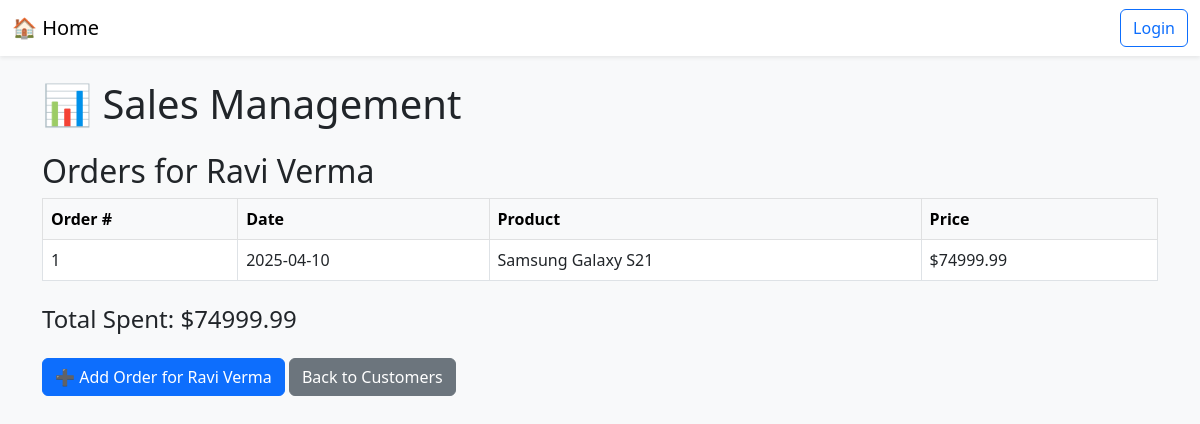
Page /customers/1/orders on the committed database.
### app.py (models this page shows)
class Customer(db.Model):
    CustomerID = db.Column(db.Integer, primary_key=True,autoincrement=True)
    Name = db.Column(db.String(100))
    Address = db.Column(db.String(255))
    Email = db.Column(db.String(100))

class Orders(db.Model):
    OrderNumber = db.Column(db.Integer, primary_key=True,autoincrement=True)
    OrderDate = db.Column(db.String(20))
    CustomerID = db.Column(db.Integer)
    ProductID = db.Column(db.Integer)

class Product(db.Model):
    ProductID = db.Column(db.Integer, primary_key=True,autoincrement=True)
    Name = db.Column(db.String(100))
    Price = db.Column(db.Float)
    StoreID = db.Column(db.Integer, db.ForeignKey('store.StoreID'))

### app.py (the view)
@app.route('/customers/<int:customer_id>/orders')
def customer_orders(customer_id):
    customer = Customer.query.get_or_404(customer_id)
    results = db.session.query(
        Orders.OrderNumber,
        Orders.OrderDate,
        Product.Name.label("ProductName"),
        Product.Price
    ).join(Product, Orders.ProductID == Product.ProductID)\
     .filter(Orders.CustomerID == customer_id).all()
    orders = [
        {
            "OrderNumber": r[0],
            "OrderDate": r[1],
            "ProductName": r[2],
            "Price": r[3]
        } for r in results
    ]
    total_spent = sum(order["Price"] for order in orders)
    return render_template(
        'customer_orders.html',
        customer=customer,
        orders=orders,
        total_spent=total_spent
    )

### templates/customer_orders.html (shortened to what this page needs)
{% extends 'base.html' %}
{% block content %}
<h2>Orders for {{ customer.Name }}</h2>
{% if orders %}
<table class="table table-bordered">
  <thead class="table-light">
    <tr>
      <th>Order #</th>
      <th>Date</th>
      <th>Product</th>
      <th>Price</th>
    </tr>
  </thead>
  <tbody>
    {% for order in orders %}
    <tr>
      <td>{{ order.OrderNumber }}</td>
      <td>{{ order.OrderDate }}</td>
      <td>{{ order.ProductName }}</td>
      <td>${{ order.Price }}</td>
    </tr>
    {% endfor %}
  </tbody>
</table>
<h4 class="mt-4">Total Spent: ${{ total_spent }}</h4>
{% else %}
<p>No orders found for this customer.</p>
{% endif %}
<a href="{{ url_for('add_order_for_customer', customer_id=customer.CustomerID) }}" class="btn btn-primary mt-3">➕ Add Order for {{ customer.Name }}</a>
<a href="{{ url_for('view_customers') }}" class="btn btn-secondary mt-3">Back to Customers</a>
{% endblock %}

### rows in the picture
Customer: Name "Ravi Verma"
Orders: OrderNumber "1", OrderDate "2025-04-10", ProductName "Samsung Galaxy S21", Price "74999.99"

### other values in the picture
{{ total_spent }} "74999.99"
